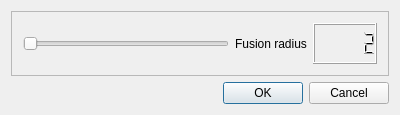
<?xml version="1.0" encoding="UTF-8"?>
<ui version="4.0">
 <class>PixMixCfgDialog</class>
 <widget class="QDialog" name="PixMixCfgDialog">
  <property name="windowModality">
   <enum>Qt::ApplicationModal</enum>
  </property>
  <property name="geometry">
   <rect>
    <x>0</x>
    <y>0</y>
    <width>400</width>
    <height>115</height>
   </rect>
  </property>
  <property name="windowTitle">
   <string>PixelMixer settings</string>
  </property>
  <property name="windowIcon">
   <iconset resource="../milla-view/milla-view.qrc">
    <normaloff>:/milla-icon.png</normaloff>:/milla-icon.png</iconset>
  </property>
  <layout class="QVBoxLayout" name="verticalLayout">
   <item>
    <widget class="QFrame" name="frame">
     <property name="frameShape">
      <enum>QFrame::StyledPanel</enum>
     </property>
     <property name="frameShadow">
      <enum>QFrame::Raised</enum>
     </property>
     <layout class="QHBoxLayout" name="horizontalLayout">
      <item>
       <widget class="QSlider" name="horizontalSlider">
        <property name="minimum">
         <number>2</number>
        </property>
        <property name="orientation">
         <enum>Qt::Horizontal</enum>
        </property>
       </widget>
      </item>
      <item alignment="Qt::AlignLeft">
       <widget class="QLabel" name="label">
        <property name="text">
         <string>Fusion radius</string>
        </property>
       </widget>
      </item>
      <item>
       <widget class="QLCDNumber" name="lcdNumber">
        <property name="value" stdset="0">
         <double>2.000000000000000</double>
        </property>
       </widget>
      </item>
     </layout>
    </widget>
   </item>
   <item>
    <widget class="QDialogButtonBox" name="buttonBox">
     <property name="standardButtons">
      <set>QDialogButtonBox::Cancel|QDialogButtonBox::Ok</set>
     </property>
    </widget>
   </item>
  </layout>
 </widget>
 <layoutdefault spacing="6" margin="11"/>
 <resources>
  <include location="../milla-view/milla-view.qrc"/>
 </resources>
 <connections>
  <connection>
   <sender>horizontalSlider</sender>
   <signal>valueChanged(int)</signal>
   <receiver>lcdNumber</receiver>
   <slot>display(int)</slot>
   <hints>
    <hint type="sourcelabel">
     <x>123</x>
     <y>41</y>
    </hint>
    <hint type="destinationlabel">
     <x>348</x>
     <y>41</y>
    </hint>
   </hints>
  </connection>
  <connection>
   <sender>buttonBox</sender>
   <signal>accepted()</signal>
   <receiver>PixMixCfgDialog</receiver>
   <slot>accept()</slot>
   <hints>
    <hint type="sourcelabel">
     <x>199</x>
     <y>93</y>
    </hint>
    <hint type="destinationlabel">
     <x>199</x>
     <y>57</y>
    </hint>
   </hints>
  </connection>
  <connection>
   <sender>buttonBox</sender>
   <signal>rejected()</signal>
   <receiver>PixMixCfgDialog</receiver>
   <slot>reject()</slot>
   <hints>
    <hint type="sourcelabel">
     <x>199</x>
     <y>93</y>
    </hint>
    <hint type="destinationlabel">
     <x>199</x>
     <y>57</y>
    </hint>
   </hints>
  </connection>
 </connections>
</ui>
